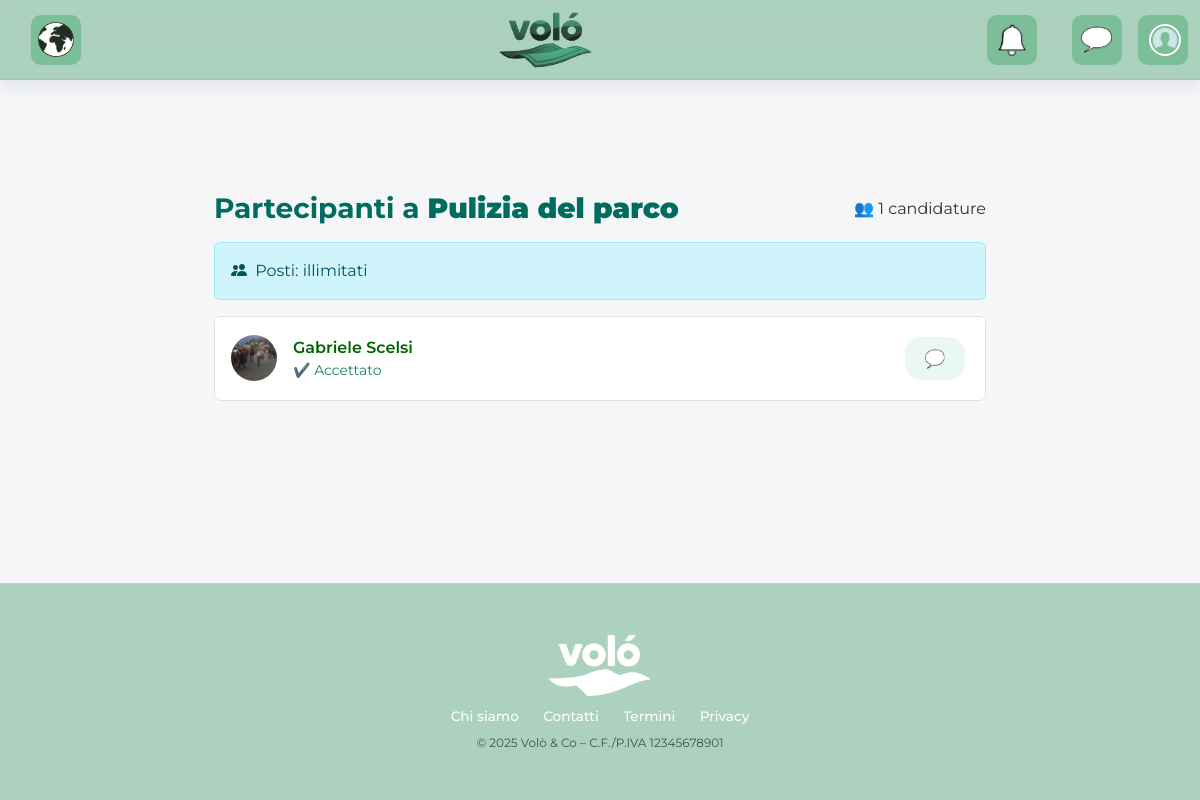
Page /events/1/participants (signed in) on the earlier database version.
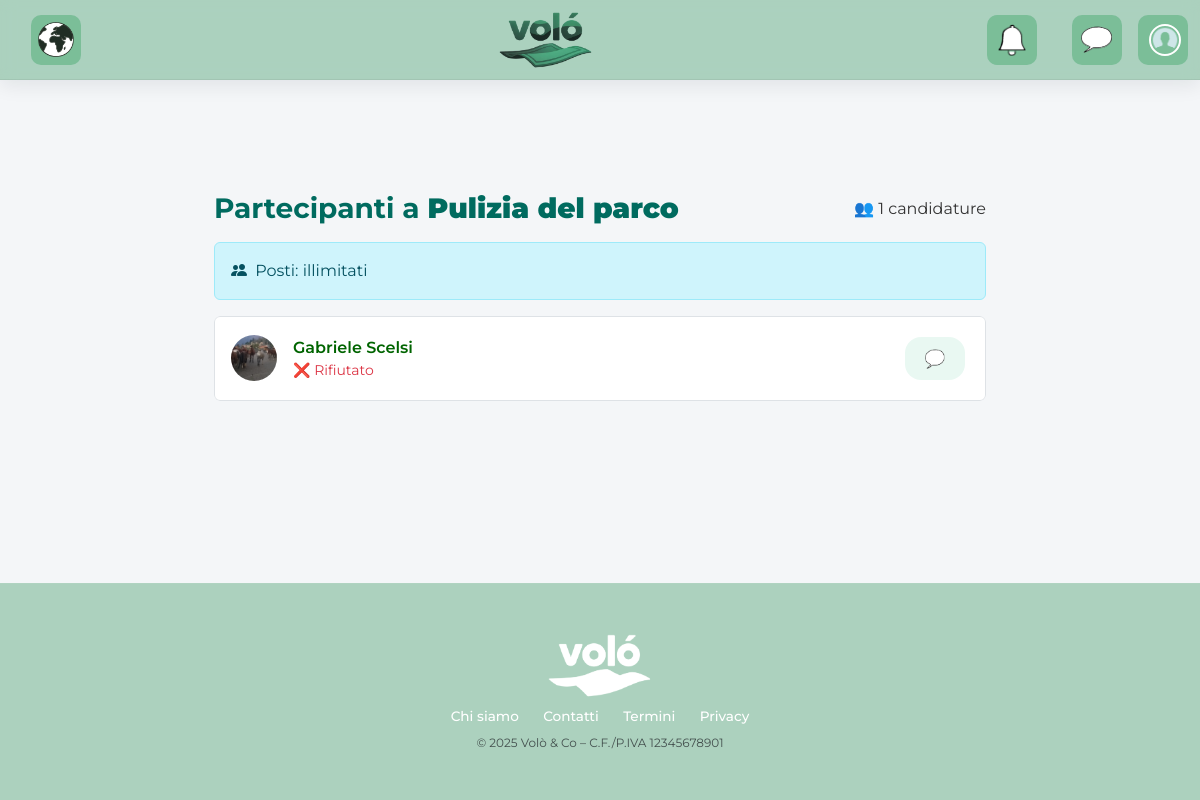
Same page on the later database version.
### app/database/models/participation.py (models this page shows, shortened)
class Participation(db.Model):
    __tablename__ = "participation"
    id = db.Column(db.Integer, primary_key=True)
    volunteer_id = db.Column(db.Integer, db.ForeignKey("user.id"), nullable=False, index=True)
    event_id = db.Column(db.Integer, db.ForeignKey("event.id"), nullable=False, index=True)
    status = db.Column(db.String(20), nullable=False, default="pending")
    applied_at = db.Column(db.DateTime, default=datetime.utcnow, nullable=False)
    updated_at = db.Column(db.DateTime, default=datetime.utcnow, onupdate=datetime.utcnow, nullable=False)
    volunteer = db.relationship("User", backref="participations", foreign_keys=[volunteer_id])
    event = db.relationship("Event", backref="participants", foreign_keys=[event_id])
    __table_args__ = (
        db.UniqueConstraint("volunteer_id", "event_id", name="uq_participation_unique"),
    )

### app/database/models/user.py (models this page shows, shortened)
class User(db.Model, UserMixin):
    __tablename__ = "user"
    id = db.Column(db.Integer, primary_key=True)
    email = db.Column(db.String(150), unique=True, nullable=False, index=True)
    password = db.Column(db.String(256), nullable=False)
    name = db.Column(db.String(150), nullable=False)   # Full name or organization name
    user_type = db.Column(db.String(20), nullable=False, index=True)  # "volunteer" | "association"
    date_of_birth = db.Column(db.Date, nullable=True)
    phone = db.Column(db.String(30), nullable=True)
    latitude = db.Column(db.Float, nullable=True)
    longitude = db.Column(db.Float, nullable=True)
    bio = db.Column(db.Text, nullable=True)
    photo_filename = db.Column(db.String(255), nullable=True)
    disponibilita = db.Column(db.Text, nullable=True)  # Availability (days/times)
    address = db.Column(db.String(255), nullable=True)
    logo_filename = db.Column(db.String(255), nullable=True)
    website = db.Column(db.String(255), nullable=True)
    iban = db.Column(db.String(34), nullable=True)
    official_docs = db.Column(db.String(255), nullable=True)
    consenso_dati = db.Column(db.Boolean, default=False, nullable=False)
    accetta_termini = db.Column(db.Boolean, default=False, nullable=False)
    posts = db.relationship("Post", backref="association", lazy=True)
    events = db.relationship("Event", back_populates="association", lazy=True)
    campaigns = db.relationship("Campaign", back_populates="association", lazy=True, cascade="all, delete-orphan")
    followed_associations = db.relationship(
        "User",
        secondary=follows,
        primaryjoin=(follows.c.volunteer_id == id),
        secondaryjoin=(follows.c.association_id == id),
        backref=db.backref("followers", lazy="dynamic"),
        lazy="dynamic",
    )
    applause = db.relationship(
    "Applause",
    back_populates="user",
    cascade="all, delete-orphan",
    passive_deletes=True
    )

### app/blueprints/events/routes.py (the view)
@events_bp.route("/<int:event_id>/participants", methods=["GET"])
@login_required
def participants(event_id: int):
    event = Event.query.get_or_404(event_id)
    if current_user.user_type != "association" or event.association_id != current_user.id:
        abort(403)
    participations = Participation.query.filter_by(event_id=event.id).all()
    return render_template("pages/participants.html", event=event, participations=participations)

### app/templates/pages/participants.html (shortened to what the changed rows need)
{% extends 'layout/base.html' %}
{% block content %}
<div class="container my-4">
  {% set total_seats    = event.capacity_max %}
  {% set accepted_count = event.participants|selectattr("status","equalto","accepted")|list|length %}
  {% set seats_left     = (total_seats - accepted_count) if total_seats is not none else None %}
  {% set is_full        = (total_seats is not none and seats_left <= 0) %}
  {% if participations %}
    <div class="participants-list list-group" style="max-height:65vh; overflow-y:auto;">
      {% for part in participations %}
        <div class="list-group-item d-flex justify-content-between align-items-center p-3"
             data-volunteer-id="{{ part.volunteer.id }}">
          <div class="d-flex align-items-center">
            <img
              src="{% if part.volunteer.photo_filename %}
                       {{ url_for('dashboard.static', filename='uploads/profile-photo/' ~ part.volunteer.photo_filename) }}
                     {% else %}
                       {{ url_for('static', filename='img/avatar-placeholder.png') }}
                     {% endif %}"
              alt="Foto {{ part.volunteer.name }}"
              class="rounded-circle me-3"
              style="width:46px; height:46px; object-fit:cover;">
            <div>
              <a href="{{ url_for('volunteers.public_profile', volunteer_id=part.volunteer.id) }}"
                 class="fw-semibold text-dark-green text-decoration-none">
                {{ part.volunteer.name }}
              </a>
              <div class="small">
                {% if part.status == 'accepted' %}
                  <span class="text-success">✔️ {{ _('Accettato') }}</span>
                {% elif part.status == 'rejected' %}
                  <span class="text-danger">❌ {{ _('Rifiutato') }}</span>
                {% elif part.status == 'cancelled' %}
                  <span class="text-muted">⚪ {{ _('Annullato') }}</span>
                {% else %}
                  <span class="text-warning">⏳ {{ _('In attesa') }}</span>
                {% endif %}
              </div>
            </div>
          </div>
          <div class="d-flex align-items-center gap-2">
            {% if part.status != 'accepted' and not is_full %}
              <form method="post"
                    action="{{ url_for('events.update_participation', event_id=event.id, part_id=part.id, action='accept') }}">
                <button class="btn btn-sm btn-outline-success" title="Accetta" aria-label="Accetta">
                  <i class="bi bi-check-lg"></i>
                </button>
              </form>
            {% endif %}
            {% if part.status != 'rejected' %}
              <form method="post"
                    action="{{ url_for('events.update_participation', event_id=event.id, part_id=part.id, action='reject') }}">
                <button class="btn btn-sm btn-outline-danger" title="Rifiuta" aria-label="Rifiuta">
                  <i class="bi bi-x-lg"></i>
                </button>
              </form>
            {% endif %}
            <button type="button"
        class="btn btn-sm btn-outline-primary chat-btn"
        data-volunteer-id="{{ part.volunteer.id }}"
        data-volunteer-name="{{ part.volunteer.name|e }}"
        data-volunteer-photo="{% if part.volunteer.photo_filename %}
                                 {{ url_for('dashboard.static', filename='uploads/profile-photo/' ~ part.volunteer.photo_filename) }}
                               {% else %}
                                 {{ url_for('static', filename='img/avatar-placeholder.png') }}
                               {% endif %}">
  <img src="{{ url_for('static', filename='img/icon_chat.png') }}" alt="Chat" style="width:20px; height:20px;">
</button>
          </div>
        </div>
      {% endfor %}
    </div>
  {% else %}
    <p class="text-muted">{{ _('Nessun volontario si è ancora candidato a questo evento.') }}</p>
  {% endif %}
</div>
{% endblock %}

Differences in the rows shown:
changed Participation "Gabriele Scelsi": _ "Accettato" → "Rifiutato"; status "✔️" → "❌"
